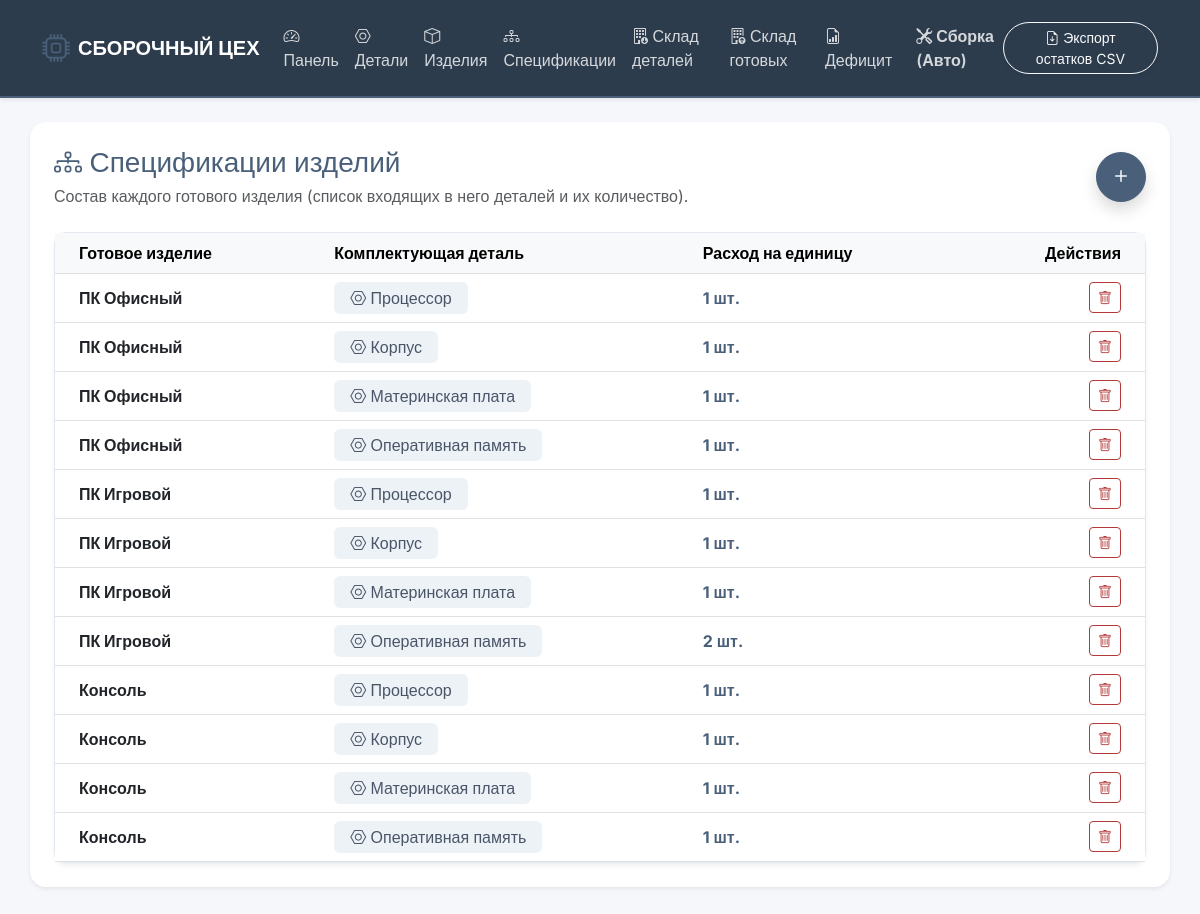
The page /compositions on the database its author committed.
### tables this page shows
CREATE TABLE product_composition (
        product_type_id INTEGER,
        part_id INTEGER,
        quantity INTEGER,
        PRIMARY KEY (product_type_id, part_id),
        FOREIGN KEY (product_type_id) REFERENCES product_type (id_product_type) ON DELETE CASCADE,
        FOREIGN KEY (part_id) REFERENCES part (id_part) ON DELETE CASCADE
    );

CREATE TABLE product_type (
        id_product_type INTEGER PRIMARY KEY AUTOINCREMENT,
        name TEXT NOT NULL,
        description TEXT
    );

CREATE TABLE part (
        id_part INTEGER PRIMARY KEY AUTOINCREMENT,
        name TEXT NOT NULL,
        article TEXT NOT NULL
    );

### app.py (the view)
@app.route('/compositions', methods=['GET', 'POST'])
def compositions():
    conn = get_db_connection()
    if request.method == 'POST':
        conn.execute('INSERT INTO product_composition (product_type_id, part_id, quantity) VALUES (?, ?, ?)',
                     (request.form['product_type_id'], request.form['part_id'], request.form['quantity']))
        conn.commit()
        flash('Связь (спецификация) успешно добавлена!', 'success')
        return redirect(url_for('compositions'))
    data = conn.execute('''
        SELECT c.product_type_id, c.part_id, c.quantity, p.name as product_name, d.name as part_name
        FROM product_composition c
        JOIN product_type p ON c.product_type_id = p.id_product_type
        JOIN part d ON c.part_id = d.id_part
    ''').fetchall()
    products_list = conn.execute('SELECT * FROM product_type').fetchall()
    parts_list = conn.execute('SELECT * FROM part').fetchall()
    conn.close()
    return render_template('compositions.html', data=data, products=products_list, parts=parts_list)

### app.py (called while the page is built)
def get_db_connection():
    conn = sqlite3.connect('database.db')
    conn.row_factory = sqlite3.Row
    return conn

### templates/compositions.html (shortened to what this page needs)
{% extends 'base.html' %}
{% block content %}
<div class="d-flex justify-content-between align-items-center mb-4">
    <div>
        <h3 class="mb-1 text-primary"><i class="bi bi-diagram-3"></i> Спецификации изделий</h3>
        <p class="text-muted mb-0">Состав каждого готового изделия (список входящих в него деталей и их количество).</p>
    </div>
    <button class="btn btn-primary rounded-circle shadow" data-bs-toggle="modal" data-bs-target="#addCompositionModal" style="width: 50px; height: 50px; font-size: 24px; line-height: 1;">
        <i class="bi bi-plus"></i>
    </button>
</div>
<div class="card border-0 shadow-sm">
    <div class="card-body p-0">
        <div class="table-responsive">
            <table class="table table-hover align-middle mb-0">
                <thead class="table-light text-secondary">
                    <tr>
                        <th class="ps-4">Готовое изделие</th>
                        <th>Комплектующая деталь</th>
                        <th>Расход на единицу</th>
                        <th class="text-end pe-4">Действия</th>
                    </tr>
                </thead>
                <tbody>
                    {% for row in data %}
                    <tr>
                        <td class="ps-4"><strong>{{ row.product_name }}</strong></td>
                        <td><span class="badge bg-secondary py-2 px-3 fs-6"><i class="bi bi-nut"></i> {{ row.part_name }}</span></td>
                        <td><strong class="text-primary">{{ row.quantity }} шт.</strong></td>
                        <td class="text-end pe-4">
                            <a href="/delete_composition/{{ row.product_type_id }}/{{ row.part_id }}" class="btn btn-sm btn-outline-danger" onclick="return confirm('Удалить эту деталь из состава изделия?');">
                                <i class="bi bi-trash"></i>
                            </a>
                        </td>
                    </tr>
                    {% else %}
                    <tr>
                        <td colspan="4" class="text-center py-4 text-muted">Связей состава пока нет. Нажмите "+", чтобы связать изделие с его комплектующими.</td>
                    </tr>
                    {% endfor %}
                </tbody>
            </table>
        </div>
    </div>
</div>
{% endblock %}

### templates/base.html (style rules this page uses)
:root { --primary-color: #4a607a; --primary-hover: #384b60; --secondary-color: #6c7a89; --bg-color: #f5f7fa; --text-color: #2d3748; --card-border: #e2e8f0; --success-color: #3b7a57; --success-hover: #2d5f43; --danger-color: #b33939; --danger-hover: #8c2c2c; }
body { font-family: 'Inter', sans-serif; background-color: var(--bg-color); color: var(--text-color); }
.text-primary { color: var(--primary-color) !important; }
.btn-primary { background-color: var(--primary-color) !important; border-color: var(--primary-color) !important; }
.btn-outline-danger { color: var(--danger-color) !important; border-color: var(--danger-color) !important; }
.card { border-radius: 12px; border: 1px solid var(--card-border) !important; box-shadow: 0 4px 6px -1px rgba(0, 0, 0, 0.05), 0 2px 4px -1px rgba(0, 0, 0, 0.03) !important; }
.table { color: var(--text-color) !important; }
.table-light { background-color: #eaeff5 !important; color: #4a5568 !important; }
.badge.bg-secondary { background-color: #edf2f7 !important; color: #4a5568 !important; font-weight: 500; }

### rows shown on the page
product_composition: product_name "ПК Офисный", part_name "Процессор", quantity "1"
product_composition: product_name "ПК Офисный", part_name "Корпус", quantity "1"
product_composition: product_name "ПК Офисный", part_name "Материнская плата", quantity "1"
product_composition: product_name "ПК Офисный", part_name "Оперативная память", quantity "1"
product_composition: product_name "ПК Игровой", part_name "Процессор", quantity "1"
product_composition: product_name "ПК Игровой", part_name "Корпус", quantity "1"
product_composition: product_name "ПК Игровой", part_name "Материнская плата", quantity "1"
product_composition: product_name "ПК Игровой", part_name "Оперативная память", quantity "2"
product_composition: product_name "Консоль", part_name "Процессор", quantity "1"
product_composition: product_name "Консоль", part_name "Корпус", quantity "1"
product_composition: product_name "Консоль", part_name "Материнская плата", quantity "1"
product_composition: product_name "Консоль", part_name "Оперативная память", quantity "1"
